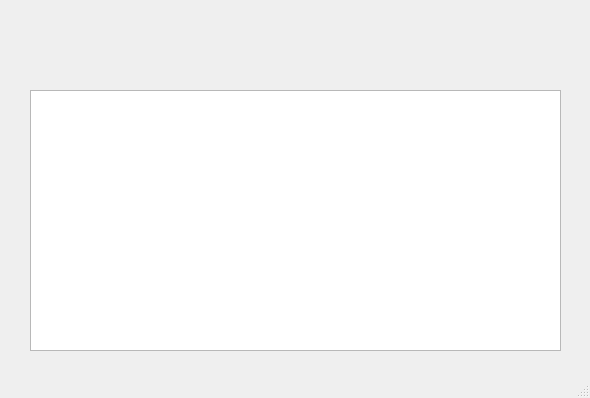
<?xml version="1.0" encoding="UTF-8"?>
<ui version="4.0">
 <class>ReceptWindow</class>
 <widget class="QMainWindow" name="ReceptWindow">
  <property name="geometry">
   <rect>
    <x>0</x>
    <y>0</y>
    <width>590</width>
    <height>398</height>
   </rect>
  </property>
  <property name="windowTitle">
   <string>MainWindow</string>
  </property>
  <widget class="QWidget" name="centralwidget">
   <widget class="QLabel" name="nameRecept">
    <property name="geometry">
     <rect>
      <x>30</x>
      <y>20</y>
      <width>471</width>
      <height>41</height>
     </rect>
    </property>
    <property name="font">
     <font>
      <pointsize>20</pointsize>
     </font>
    </property>
    <property name="text">
     <string/>
    </property>
   </widget>
   <widget class="QTextEdit" name="overRecept">
    <property name="geometry">
     <rect>
      <x>30</x>
      <y>90</y>
      <width>531</width>
      <height>261</height>
     </rect>
    </property>
    <property name="readOnly">
     <bool>true</bool>
    </property>
    <property name="acceptRichText">
     <bool>true</bool>
    </property>
   </widget>
  </widget>
  <widget class="QMenuBar" name="menubar">
   <property name="geometry">
    <rect>
     <x>0</x>
     <y>0</y>
     <width>590</width>
     <height>21</height>
    </rect>
   </property>
  </widget>
  <widget class="QStatusBar" name="statusbar"/>
 </widget>
 <resources/>
 <connections/>
</ui>
